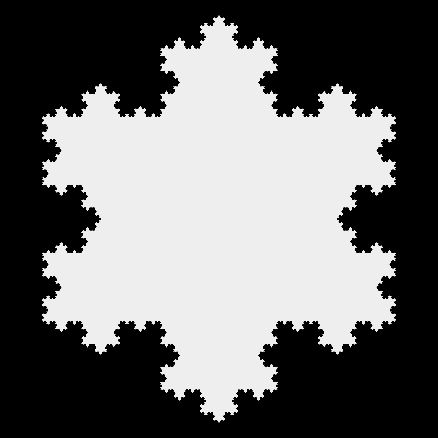
#> input picture SelfSimilarFractals/notUsed/koch.png, 438 x 438 px, shrunk from 2048 x 2048 before the run, found by its file name
$ jupyter execute --allow-errors main.ipynb   (older library calls are emulated)
#> lines starting #> are read from the running program, lines starting #| are printed output that depends on the picture; after the words box and inside, x2 and y2 are one past the last pixel; in counts of white or black regions, pixels touching at a corner belong together
#> in start, I is the input picture: shape (438, 438); min 0, max 238, mean 106.3
### Regression code

[cell 1]
import scipy.misc
import numpy as np
from sklearn.linear_model import LinearRegression
import cv2
import matplotlib.pyplot as plt
from PIL import Image
import csv
from tqdm import tqdm
import matplotlib.pyplot as plt
from matplotlib.pyplot import figure
from matplotlib import pyplot, transforms
import math

[cell 2]
def linreg(x1,y1):
    model = LinearRegression()
    x1 = x1.reshape(-1, 1)
    y1 = y1.reshape(-1, 1)
    model.fit(x1, y1)
    print(f"intercept: {model.intercept_}")
    print(f"slope: {model.coef_}")
    plt.scatter(x1, y1,color='g')
    plt.plot(x1, model.predict(x1),color='k')

[cell 3]
def fractal_dimension(Z, threshold=0.9):

    # Only for 2d image
    #print((Z.shape))
#> called with threshold = 0.9
    assert(len(Z.shape) == 2)


    def boxcount(Z, k):
        S = np.add.reduceat(
            np.add.reduceat(Z, np.arange(0, Z.shape[0], k), axis=0),
                               np.arange(0, Z.shape[1], k), axis=1)

        # We count non-empty (0) and non-full boxes (k*k)
        return len(np.where((S > 0) & (S < k*k))[0])


    # Transform Z into a binary array
    Z = (Z <= threshold)
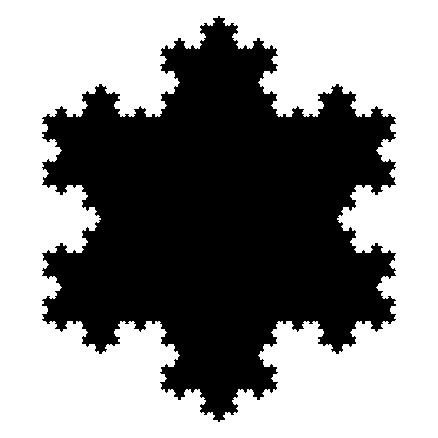
#> Z: shape (438, 438) bool; 55.5% white; 1 black region, box (x1, y1, x2, y2) and area: (42, 16, 396, 422) 85288

    # Minimal dimension of image
    p = min(Z.shape)
#> p = 438

    #print(Z.shape)
    # Greatest power of 2 less than or equal to p
    n = 2**np.floor(np.log(p)/np.log(2))
#> n = 256
    #print(n)

    # Extract the exponent
    n = int(np.log(n)/np.log(2))
#> n = 8
    #print(n)
    # Build successive box sizes (from 2**n down to 2**1)
    sizes = 2**np.arange(n, 1, -1)
#> sizes = [256, 128, 64, 32, 16, 8, 4]
    #print(sizes)
    #print(sizes)
    # Actual box counting with decreasing size
    counts = []
    for size in sizes:
        counts.append(boxcount(Z, size))
#> this loop made 7 passes
#> S in boxcount on pass 1: [[31001, 28341], [24937, 22277]]
#> after the loop, counts = [4, 15, 34, 92, 217, 458, 933]

    # Fit the successive log(sizes) with log (counts)

    coeffs = np.polyfit(np.log(sizes), np.log(counts), 1)
#> coeffs = [-1.29, 8.83]
    x = np.log(sizes)
    y = np.log(counts)
#> y = [1.39, 2.71, 3.53, 4.52, 5.38, 6.13, 6.84]

    return -coeffs[0], x, y


#coeff, x, y  = fractal_dimension(I)
#print("Minkowski–Bouligand dimension (computed): ", coeff)
#print("Haussdorf dimension (theoretical):        ", (np.log(3)/np.log(2)))

[cell 4]
def start(filename, pixel_threshold = 0.9):
    I = cv2.imread(filename, cv2.IMREAD_GRAYSCALE)

    # testing inverse of inages
    #I = cv2.bitwise_not(I)
    #
    I = I/256


    coeff, x, y  = fractal_dimension(I, pixel_threshold)
#> coeff = 1.29; x = [5.55, 4.85, 4.16, 3.47, 2.77, 2.08, 1.39]; y = [1.39, 2.71, 3.53, 4.52, 5.38, 6.13, 6.84]
    #print("Minkowski–Bouligand dimension (computed): ", coeff)
    return coeff, x, y

[cell 5]
def save_csv(xs, ys, filename):
    data_dict = []
    for i in  range(len(xs)):
        xval = str(xs[i])
        yval = str(ys[i])
        temp = dict(xs = xval, ys = yval)
        data_dict.append(temp)

    field_names = ['xs', 'ys']
    with open(filename, 'w') as csvfile:
        writer = csv.DictWriter(csvfile, fieldnames = field_names)
        writer.writeheader()
        writer.writerows(data_dict)

[cell 6]
coeff, x, y = start("./SelfSimilarFractals/koch.png")
#> coeff = 1.29; x = [5.55, 4.85, 4.16, 3.47, 2.77, 2.08, 1.39]; y = [1.39, 2.71, 3.53, 4.52, 5.38, 6.13, 6.84]
save_csv(x, y, "./csvs/koch.csv")
#> the loop in save_csv, `for i in  range(len(xs)):` made 7 passes
#> (xval, yval) on passes 1 to 7: ('5.545177444479562', '1.3862943611198906'), ('4.852030263919617', '2.70805020110221'), ('4.1588830833596715', '3.526360524616161'), ('3.4657359027997265', '4.5217885770490405'), ('2.772588722239781', '5.37989735354046'), ('2.0794415416798357', '6.1268691841141845'), ('1.3862943611198906', '6.838405200847344')
#> after the loop in save_csv, `for i in  range(len(xs)):`: data_dict = 7 items

[cell 7]
coeff, x, y = start("./SelfSimilarFractals/SierpinskiTriangleHD.png")
#> call 2 of start, with pixel_threshold = 0.9
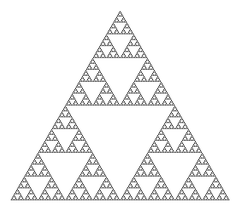
#> input picture SelfSimilarFractals/SierpinskiTriangleHD.png, 240 x 203 px, shrunk from 1122 x 949 before the run
#> in start, I is the input picture: shape (203, 240); min 75, max 255, mean 241.4
#> call 2 of fractal_dimension, with threshold = 0.9
#> in fractal_dimension (call 2), `Z = (Z <= threshold)`:
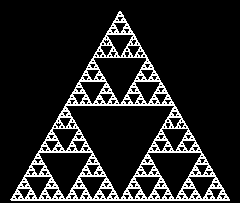
#> Z: shape (203, 240) bool; 13.4% white in thin lines or dots, all inside (x1, y1, x2, y2) = (10, 11, 230, 201)
#> the loop in fractal_dimension (call 2), `for size in sizes:` made 6 passes
#> S in boxcount on pass 1: [[1436, 1071], [2059, 1949]]
#> after the loop in fractal_dimension (call 2), `for size in sizes:`: counts = [4, 13, 36, 96, 306, 875]
#> in fractal_dimension (call 2), `coeffs = np.polyfit(np.log(sizes), np.log(counts), 1)`: coeffs = [-1.54, 8.91]
#> in fractal_dimension (call 2), `y = np.log(counts)`: y = [1.39, 2.56, 3.58, 4.56, 5.72, 6.77]
#> in start (call 2), `coeff, x, y  = fractal_dimension(I, pixel_threshold)`: coeff = 1.54; x = [4.85, 4.16, 3.47, 2.77, 2.08, 1.39]; y = [1.39, 2.56, 3.58, 4.56, 5.72, 6.77]
#> coeff = 1.54; x = [4.85, 4.16, 3.47, 2.77, 2.08, 1.39]; y = [1.39, 2.56, 3.58, 4.56, 5.72, 6.77]
save_csv(x, y, "./csvs/SierpinskiTriangleHD.csv")
#> the loop in save_csv (call 2), `for i in  range(len(xs)):` made 6 passes
#> (xval, yval) on passes 1 to 6: ('4.852030263919617', '1.3862943611198906'), ('4.1588830833596715', '2.5649493574615367'), ('3.4657359027997265', '3.58351893845611'), ('2.772588722239781', '4.564348191467836'), ('2.0794415416798357', '5.723585101952381'), ('1.3862943611198906', '6.774223886357614')

[cell 8]
coeff, x, y = start("./SelfSimilarFractals/kochCurve.png")
#> call 3 of start, with filename = './SelfSimilarFractals/kochCurve.png', pixel_threshold = 0.9
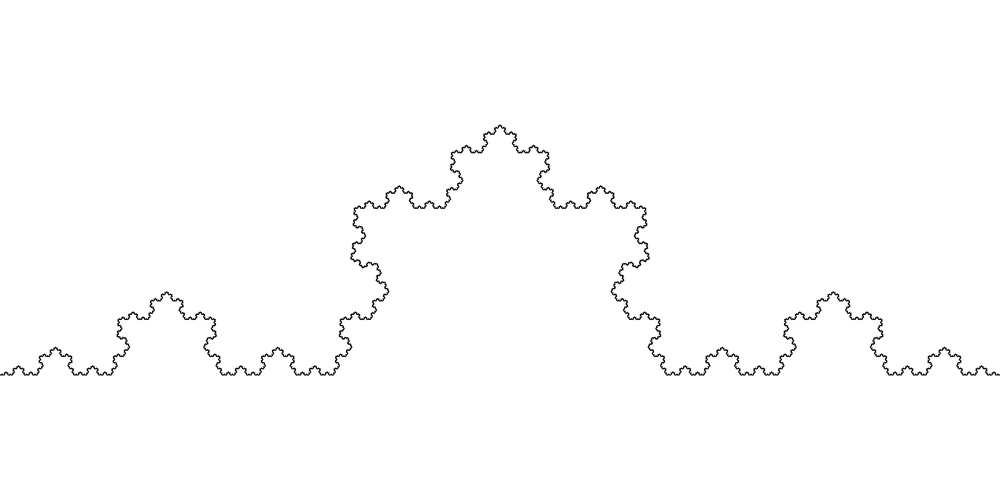
#> input picture SelfSimilarFractals/kochCurve.png, 1000 x 500 px, shrunk from 4680 x 2340 before the run
#> in start, I is the input picture: shape (500, 1000); min 0, max 255, mean 252.8
#> call 3 of fractal_dimension, with threshold = 0.9
#> in fractal_dimension (call 3), `Z = (Z <= threshold)`:
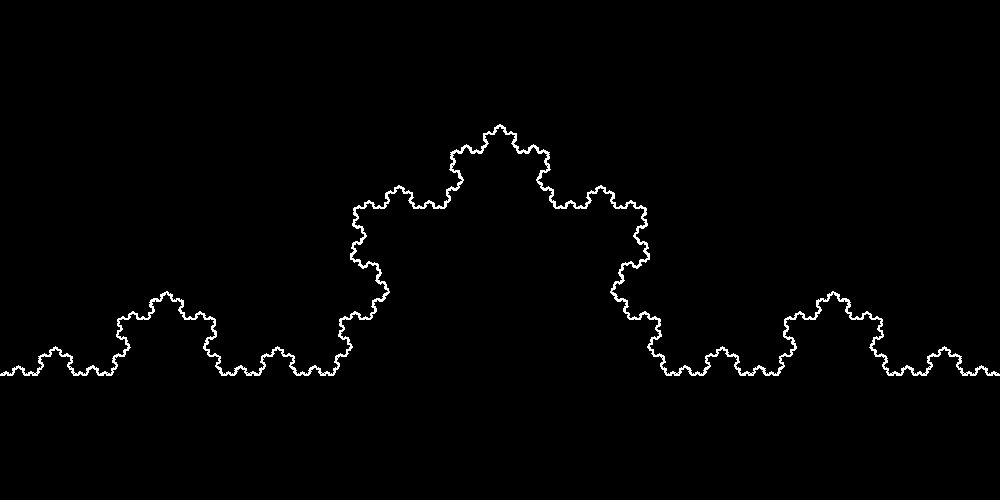
#> Z: shape (500, 1000) bool; 1.4% white in thin lines or dots, all inside (x1, y1, x2, y2) = (0, 124, 1000, 376)
#> the loop in fractal_dimension (call 3), `for size in sizes:` made 7 passes
#> S in boxcount on pass 1: [[0, 1071, 974, 0], [1463, 994, 1091, 1366]]
#> after the loop in fractal_dimension (call 3), `for size in sizes:`: counts = [6, 13, 32, 73, 190, 416, 1040]
#> in fractal_dimension (call 3), `coeffs = np.polyfit(np.log(sizes), np.log(counts), 1)`: coeffs = [-1.25, 8.65]
#> in fractal_dimension (call 3), `y = np.log(counts)`: y = [1.79, 2.56, 3.47, 4.29, 5.25, 6.03, 6.95]
#> in start (call 3), `coeff, x, y  = fractal_dimension(I, pixel_threshold)`: coeff = 1.25; x = [5.55, 4.85, 4.16, 3.47, 2.77, 2.08, 1.39]; y = [1.79, 2.56, 3.47, 4.29, 5.25, 6.03, 6.95]
#> coeff = 1.25; x = [5.55, 4.85, 4.16, 3.47, 2.77, 2.08, 1.39]; y = [1.79, 2.56, 3.47, 4.29, 5.25, 6.03, 6.95]
save_csv(x, y, "./csvs/kochCurve.csv")

#> (a cell that did not finish here is left out)

save_csv(x, y, "./csvs/SierpinskiTriangle50.csv")

### Thresholds

[cell 10]
def clean(diction):
    for key in list(diction.keys()):
        if math.isnan(diction[key]):
            del diction[key]
    return diction

def thresholds(file_dir):
    thresholds = np.arange(0,0.9, 0.02).tolist()
    thresholds = [round(i,2) for i in thresholds ]
    thresholds = thresholds[1:]
    thresh_dict = {}
    for i in thresholds:
        coeff, x, y  = start(file_dir, i)
#> call 4 of fractal_dimension, with threshold = 0.02
#> in fractal_dimension (call 4), `Z = (Z <= threshold)`:
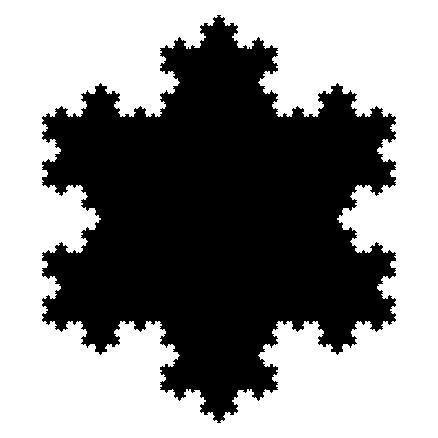
#> Z: shape (438, 438) bool; 55.1% white; 1 black region, box (x1, y1, x2, y2) and area: (42, 15, 396, 423) 86204
#> the loop in fractal_dimension (call 4), `for size in sizes:` made 7 passes
#> S in boxcount on pass 1: [[30712, 28096], [24724, 22108]]
#> after the loop in fractal_dimension (call 4), `for size in sizes:`: counts = [4, 15, 34, 91, 212, 452, 962]
#> in fractal_dimension (call 4), `coeffs = np.polyfit(np.log(sizes), np.log(counts), 1)`: coeffs = [-1.29, 8.83]
#> in fractal_dimension (call 4), `y = np.log(counts)`: y = [1.39, 2.71, 3.53, 4.51, 5.36, 6.11, 6.87]
#> coeff = 1.29; x = [5.55, 4.85, 4.16, 3.47, 2.77, 2.08, 1.39]; y = [1.39, 2.71, 3.53, 4.51, 5.36, 6.11, 6.87]
        thresh_dict[i] = coeff
    thresh_dict = clean(thresh_dict)
#> the loop in clean, `for key in list(diction.keys()):` made 44 passes
#> key on passes 1 to 12: 0.02, 0.04, 0.06, 0.08, 0.1, 0.12, 0.14, 0.16, 0.18, 0.2, 0.22, 0.24
#> thresh_dict = 44 items
    return thresh_dict

[cell 11]
koch_thresh = thresholds("./SelfSimilarFractals/koch.png")
#> koch_thresh = 44 items
koch_50_thresh = thresholds("./SelfSimilarFractals/koch10.png")
#> the loop in clean (call 2), `for key in list(diction.keys()):` made 44 passes
#> koch_50_thresh = 44 items

koch_curve_thresh = thresholds("./SelfSimilarFractals/kochCurve.png")
#> koch_curve_thresh = 44 items
koch_curve_50_thresh = thresholds("./SelfSimilarFractals/kochCurve10.png")
#> koch_curve_50_thresh = 11 items

gb_thresh = thresholds("./SelfSimilarFractals/greatbritain.png")
#> gb_thresh = 33 items
#> (the rest of this cell did not finish here and is left out)

[cell 12]
plt.plot(koch_thresh.keys(), koch_thresh.values())
#> figure, not shown here; curve peaks at x = 0.6, y = 1.3

[cell 13]
plt.plot(koch_50_thresh.keys(), koch_50_thresh.values())
#> figure, not shown here; curve peaks at x = 0.02, y = 1.18

[cell 14]
plt.plot(koch_curve_thresh.keys(), koch_curve_thresh.values())
#> figure, not shown here; curve peaks at x = 0.88, y = 1.24

[cell 15]
plt.plot(koch_curve_50_thresh.keys(), koch_curve_50_thresh.values())
#> figure, not shown here; curve peaks at x = 0.88, y = 1.18

[cell 16]
plt.plot(gb_thresh.keys(), gb_thresh.values())
#> figure, not shown here; curve peaks at x = 0.86, y = 1.23

#> (a cell that did not finish here is left out)

### Showing Regression Plots of fractals

[cell 18]
linreg(x, y)
#> in linreg, `x1 = x1.reshape(-1, 1)`: x1 = [5.55, 4.85, 4.16, 3.47, 2.77, 2.08, 1.39]
#> in linreg, `y1 = y1.reshape(-1, 1)`: y1 = [1.79, 2.56, 3.47, 4.29, 5.25, 6.03, 6.95]
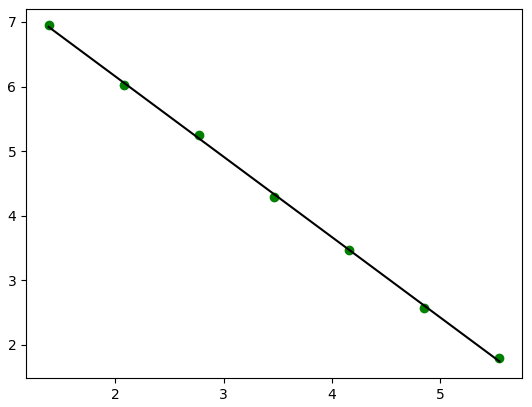
#> figure drawn by matplotlib, 1 panel

[cell 19]
coeff, x, y = start("./SelfSimilarFractals/greatbritain.png")
#> coeff = 1.23; x = [4.16, 3.47, 2.77, 2.08, 1.39]; y = [1.39, 2.08, 2.89, 3.85, 4.76]
save_csv(x, y, "./csvs/greatbritain.csv")

[cell 20]
linreg(x,y)

### Union of Different Colours

[cell 21]
ranges ={'Violet': [(150, 100, 100), (180, 255, 255)],
 'Indigo': [(135, 100, 100), (150, 255, 255)],
 'Blue': [(90, 100, 100), (135, 255, 255)],
 'Green': [(35, 100, 100), (90, 255, 255)],
 'Yellow': [(25, 100, 100), (35, 255, 255)],
 'Orange': [(10, 100, 100), (25, 255, 255)],
 'Red': [(0,100,100),(10,100,100)]}

[cell 22]
def remove_colour(img, fname, col_min, col_max):
    upstate = cv2.imread(img)
    upstate_hsv = cv2.cvtColor(upstate, cv2.COLOR_BGR2HSV)

    mask_inverse = cv2.inRange(upstate_hsv, col_min, col_max)
    mask = mask_inverse #cv2.bitwise_not(mask_inverse)
    mask_rgb = cv2.cvtColor(mask, cv2.COLOR_GRAY2RGB)
    masked_upstate = cv2.bitwise_and(upstate, mask_rgb)

    gray = cv2.cvtColor(masked_upstate, cv2.COLOR_BGR2GRAY)

    ret, thresh = cv2.threshold(gray, 240, 255, cv2.THRESH_BINARY)

    masked_upstate[thresh == 255] = 0

    cv2.imwrite(fname, masked_upstate)

[cell 23]
def remove_red(img, fname):
    image = cv2.imread(img)
    result = image.copy()
    result = cv2.cvtColor(result, cv2.COLOR_BGR2HSV)
    lower1 = np.array([0, 100, 20])
    upper1 = np.array([10, 255, 255])
    lower2 = np.array([160,100,20])
    upper2 = np.array([179,255,255])

    lower_mask = cv2.inRange(result, lower1, upper1)
    upper_mask = cv2.inRange(result, lower2, upper2)

    full_mask = lower_mask + upper_mask;

    result = cv2.bitwise_and(result, result, mask=full_mask)
    upstate_hsv = cv2.cvtColor(result, cv2.COLOR_BGR2HSV)
    mask_rgb =upstate_hsv #cv2.bitwise_not(upstate_hsv)
    masked_upstate = cv2.bitwise_and(image, mask_rgb)

    gray = cv2.cvtColor(masked_upstate, cv2.COLOR_BGR2GRAY)

    ret, thresh = cv2.threshold(gray, 240, 255, cv2.THRESH_BINARY)

    masked_upstate[thresh == 255] = 0


    cv2.imwrite(fname, masked_upstate)

[cell 24]
def main_run(main_img):
    for i in ranges.keys():
        if i == "Red":
            remove_red('./GivenClusters/{}.png'.format(main_img), "./colours/{}/red.png".format(main_img))
        else:
            mini = np.array((ranges[i])[0], np.uint8)
            maxi = np.array((ranges[i])[1], np.uint8)
            remove_colour('./GivenClusters/{}.png'.format(main_img), "./colours/{}/without{}.png".format(main_img, i), mini, maxi)

#> (a cell that did not finish here is left out)

#> (a cell that did not finish here is left out)


### Inverting Colours

#> (a cell that did not finish here is left out)

#> (a cell that did not finish here is left out)

#> (a cell that did not finish here is left out)

### Transalting image and saving it to the directory.

[cell 30]
import cv2
import numpy as np

img = cv2.imread("./SelfSimilarFractals/GreatBritain.png")
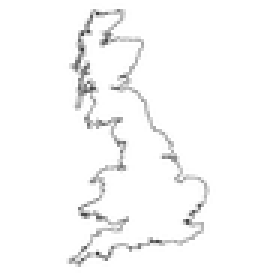
#> input picture SelfSimilarFractals/greatbritain.png, 92 x 92 px, shrunk from 432 x 432 before the run, found by its file name (shown 3 times larger)
#> img is the input picture: shape (92, 92, 3); min 57, max 255, mean 249.2
num_rows, num_cols = img.shape[:2]
#> num_rows = 92; num_cols = 92

img = cv2.bitwise_not(img)


translation_matrix = np.float32([ [1,0,10], [0,1,10] ])
img_translation = cv2.warpAffine(img, translation_matrix, (num_cols, num_rows))
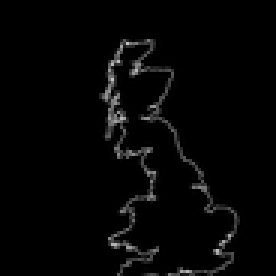
#> img_translation: shape (92, 92, 3) (shown 3 times larger); min 0, max 196, mean 5.3

gray = cv2.cvtColor(img_translation, cv2.COLOR_BGR2GRAY)

ret, thresh = cv2.threshold(gray, 240, 255, cv2.THRESH_BINARY)
#> thresh: shape (92, 92); every value is 0
#img_translation[thresh == 0] = 255
plt.imshow(img_translation)
cv2.imwrite("./SelfSimilarFractals/invertedGB_w_trans.jpg", img_translation)
#> Out = True

### Turning saved csv files (of clusters) into reproducible plots,
## {In BETA developement}

[cell 31]
def get_centers(co_ordinates):
    co_ords = []
    for i  in co_ordinates:
        co_ords.append((((i[0]+i[2])/2), ((i[1]+i[3])/2)))
    plt.gca().invert_yaxis()
    plt.gca().set_aspect('equal', adjustable='box')
    #print(co_ords)
    plt.scatter(*zip(*co_ords), s= 100)
    #return co_ords

[cell 32]
with open('./ClusterCSV/6.csv', newline='') as f:
#> (reads ClusterCSV/6.csv from the repository)
    reader = csv.reader(f)
    data = list(reader)
data = data[1:]
data = [tuple(int(float(j)) for j in i) for i in data]
#data

[cell 33]
get_centers(data)
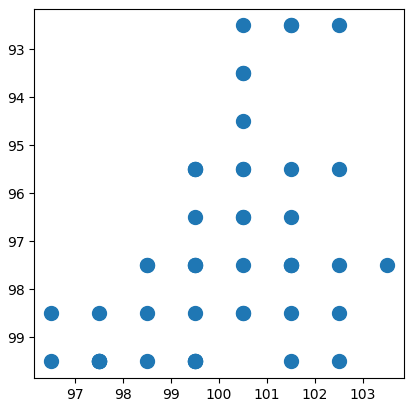
#> figure drawn by matplotlib, 1 panel
